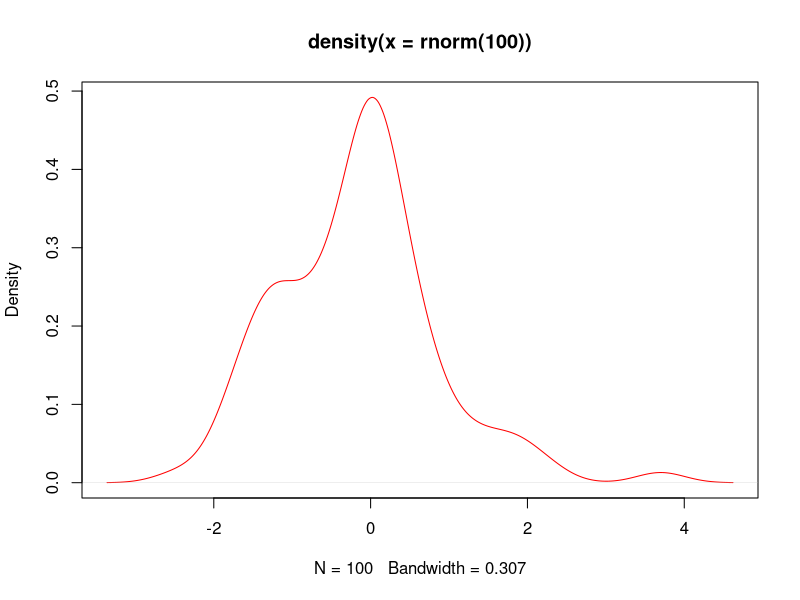

Write the R code that produced this figure.
plot(density(rnorm(100)),col="red")
x=5
x<-5
assign("x",5)
x
x<-c(1,3,6,7);
char<-c("8","edge","turn8k");
logic<-c(TRUE,FALSE,TRUE,FALSE)
dynam<-c(8,"dds", TRUE)
dynam<-c(1,0,1,1,TRUE)
dynam
log(x,10)
x=10
x<5
x>5
x==10
x^10
x=10/(5-5)
x
x<-c(2,4,5,3,-4,0)
x*5
y<-c(5,3)
x*y
z<-c(1,2,3,4)
x*z
length(x)
x<-c(3,4,6,-7,8)
mean = sum(x)/ length(x)
mean
x=2:10
y=5:1
z=-5:10
w=-5:-10
x
y
z
w
z=seq(2,5,.5)
x=seq(3,9.1,.1)
y=seq(9,3,-.2)
length(x)
length(y)
x*y
x=c("A","B","C")
rep(x,4)
x<-1:10
y<-x<=-5
mode(x)
mode(y)
mode(mode(x))
x=1:20
x[2]
x[0]
x[5:9]
x[c(3,7,8,9,20)]
x[-19]
x[-(1:6)]
x[x>10]
x[TRUE]
y=c(TRUE,FALSE)
x[y]
vector<-c()
v2<-c(TRUE,FALSE,TRUE,TRUE,FALSE,TRUE)
vector=c(v2,vector);
vector=c(F,vector);
x=1:3
x=c(5,x)
x
x=1:5
names(x)
names(x)<-c("Первый","Второй","Третий","Четвертый","Первый")
names(x)
x["Первый"]
log(3) == log(3, base=exp(1))
x=seq(5,100,.1)
x[length(x)]
x<-c(-10,2,78,34,-98,23,0,-8)
order(x)
sort(x)
sort(x) == x[order(x)]